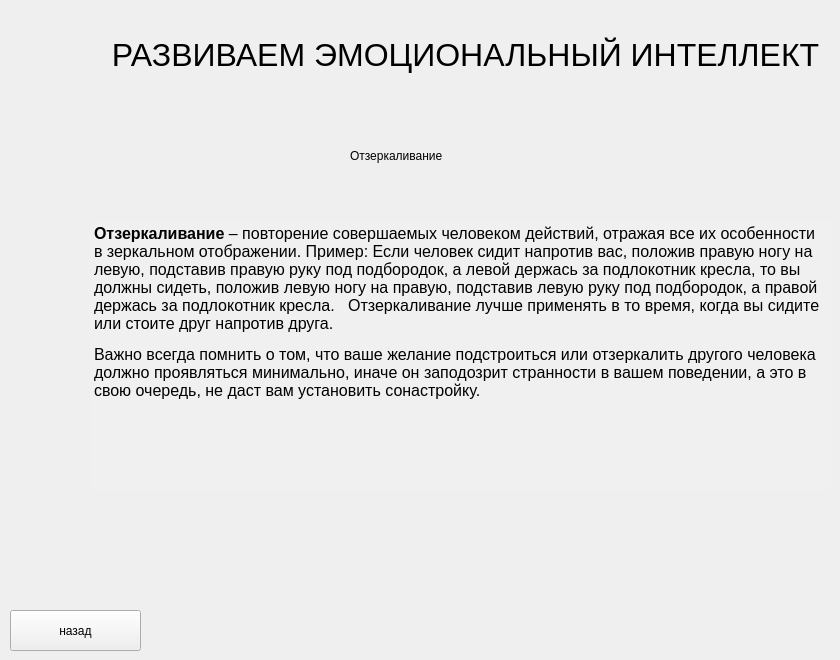
   <widget class="QWidget" name="page_72">
    <widget class="QLabel" name="label_355">
     <property name="geometry">
      <rect>
       <x>100</x>
       <y>10</y>
       <width>731</width>
       <height>91</height>
      </rect>
     </property>
     <property name="styleSheet">
      <string notr="true">font-family:Arial;
font-size:24pt;</string>
     </property>
     <property name="text">
      <string>&lt;html&gt;&lt;head/&gt;&lt;body&gt;&lt;p align=&quot;center&quot;&gt;РАЗВИВАЕМ ЭМОЦИОНАЛЬНЫЙ ИНТЕЛЛЕКТ&lt;/p&gt;&lt;/body&gt;&lt;/html&gt;</string>
     </property>
    </widget>
    <widget class="QLabel" name="label_356">
     <property name="geometry">
      <rect>
       <x>350</x>
       <y>130</y>
       <width>211</width>
       <height>51</height>
      </rect>
     </property>
     <property name="styleSheet">
      <string notr="true">font: 20pt &quot;Arial&quot;;</string>
     </property>
     <property name="text">
      <string>Отзеркаливание</string>
     </property>
    </widget>
    <widget class="QTextEdit" name="textEdit_135">
     <property name="enabled">
      <bool>false</bool>
     </property>
     <property name="geometry">
      <rect>
       <x>90</x>
       <y>220</y>
       <width>741</width>
       <height>271</height>
      </rect>
     </property>
     <property name="styleSheet">
      <string notr="true">font: 12pt &quot;Arial&quot;;
background-color:#f0f0f0;
border:0;
color:black;</string>
     </property>
     <property name="verticalScrollBarPolicy">
      <enum>Qt::ScrollBarAlwaysOff</enum>
     </property>
     <property name="horizontalScrollBarPolicy">
      <enum>Qt::ScrollBarAlwaysOff</enum>
     </property>
     <property name="html">
      <string>&lt;!DOCTYPE HTML PUBLIC &quot;-//W3C//DTD HTML 4.0//EN&quot; &quot;http://www.w3.org/TR/REC-html40/strict.dtd&quot;&gt;
&lt;html&gt;&lt;head&gt;&lt;meta name=&quot;qrichtext&quot; content=&quot;1&quot; /&gt;&lt;style type=&quot;text/css&quot;&gt;
p, li { white-space: pre-wrap; }
&lt;/style&gt;&lt;/head&gt;&lt;body style=&quot; font-family:'Arial'; font-size:12pt; font-weight:400; font-style:normal;&quot;&gt;
&lt;p style=&quot; margin-top:12px; margin-bottom:12px; margin-left:0px; margin-right:0px; -qt-block-indent:0; text-indent:0px;&quot;&gt;&lt;span style=&quot; font-family:'Arial','sans-serif'; font-weight:600;&quot;&gt;Отзеркаливание&lt;/span&gt;&lt;span style=&quot; font-family:'Arial','sans-serif';&quot;&gt; – повторение совершаемых человеком действий, отражая все их особенности в зеркальном отображении. Пример: Если человек сидит напротив вас, положив правую ногу на левую, подставив правую руку под подбородок, а левой держась за подлокотник кресла, то вы должны сидеть, положив левую ногу на правую, подставив левую руку под подбородок, а правой держась за подлокотник кресла.   Отзеркаливание лучше применять в то время, когда вы сидите или стоите друг напротив друга.&lt;/span&gt; &lt;/p&gt;
&lt;p style=&quot; margin-top:12px; margin-bottom:12px; margin-left:0px; margin-right:0px; -qt-block-indent:0; text-indent:0px;&quot;&gt;&lt;span style=&quot; font-family:'Arial','sans-serif';&quot;&gt;Важно всегда помнить о том, что ваше желание подстроиться или отзеркалить другого человека должно проявляться минимально, иначе он заподозрит странности в вашем поведении, а это в свою очередь, не даст вам установить сонастройку. &lt;/span&gt;&lt;/p&gt;&lt;/body&gt;&lt;/html&gt;</string>
     </property>
    </widget>
    <widget class="QPushButton" name="pushButton_446">
     <property name="geometry">
      <rect>
       <x>10</x>
       <y>610</y>
       <width>131</width>
       <height>41</height>
      </rect>
     </property>
     <property name="text">
      <string>назад</string>
     </property>
    </widget>
   </widget>
